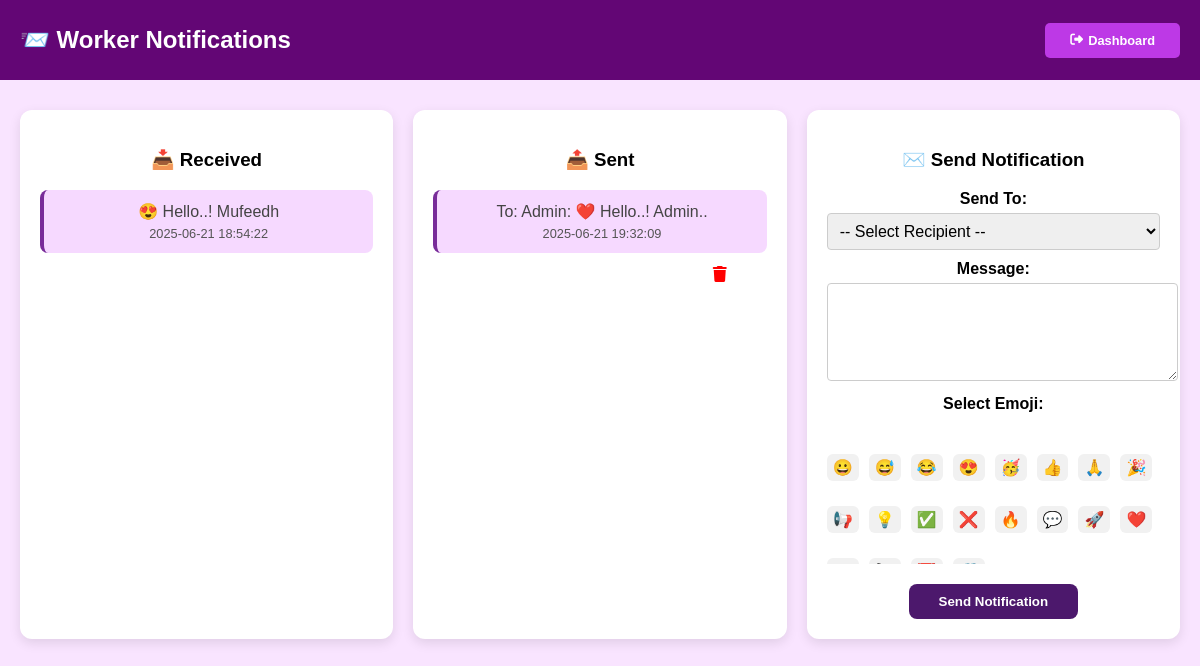
Page /WorkerNotification.php (signed in) on the committed database.
### tables this page shows
CREATE TABLE `notifications` (
  `id` int(11) NOT NULL,
  `sender_type` enum('admin','worker','customer') NOT NULL,
  `sender_id` int(11) NOT NULL,
  `recipient_type` enum('customer','worker','admin','all_customers','all_workers','all_admins') NOT NULL,
  `recipient_id` int(11) DEFAULT NULL,
  `message` text NOT NULL,
  `emoji` varchar(10) DEFAULT NULL,
  `sent_at` timestamp NOT NULL DEFAULT current_timestamp()
);

### WorkerNotification.php (the view, shortened to what this page needs)
<?php
$servername = "localhost";
$username = "root";
$password = "";
$dbname = "home_service_db";
$conn = new mysqli($servername, $username, $password, $dbname);
$worker_id = $_SESSION['worker_id'];
$notificationQuery = "SELECT * FROM notifications
    WHERE recipient_type IN ('all_workers', 'worker')
    AND (recipient_id = ? OR recipient_id IS NULL)
    ORDER BY sent_at DESC
    LIMIT 20";
$notificationStmt = $conn->prepare($notificationQuery);
$notificationStmt->bind_param("i", $worker_id);
$notificationStmt->execute();
$notificationResult = $notificationStmt->get_result();
$sentNotificationQuery = "SELECT * FROM notifications
    WHERE sender_type = 'worker'
    AND sender_id = ?
    ORDER BY sent_at DESC
    LIMIT 20";
$sentNotificationStmt = $conn->prepare($sentNotificationQuery);
$sentNotificationStmt->bind_param("i", $worker_id);
$sentNotificationStmt->execute();
$sentNotificationResult = $sentNotificationStmt->get_result();
?>
<!DOCTYPE html>
<html lang="en">
<head>
    <link rel="stylesheet" href="WorkerDashboard.css" />
    <link rel="stylesheet" href="https://cdnjs.cloudflare.com/ajax/libs/font-awesome/6.5.0/css/all.min.css" />
</head>
<body>
<header>
    <div class="logo">
        <h1>📨 Worker Notifications</h1>
    </div>
    <nav>
        <ul>
            <li><a href="WorkerDashboard1.php" class="logout-button"><i class="fas fa-sign-out-alt"></i> Dashboard</a></li>
        </ul>
    </nav>
</header>
<div class="main-container">
    <div class="notifications-grid">
        <section class="card animate">
            <h3>📥 Received</h3>
            <ul class="notifications-list">
                <?php if ($notificationResult->num_rows > 0): ?>
                    <?php while ($note = $notificationResult->fetch_assoc()): ?>
                        <li>
                            <?= htmlspecialchars($note['emoji']) ?> <?= htmlspecialchars($note['message']) ?>
                            <time><?= $note['sent_at'] ?></time>
                        </li>
                    <?php endwhile; ?>
                <?php else: ?>
                    <li>No received notifications found.</li>
                <?php endif; ?>
            </ul>
        </section>
        <section class="card animate delay-1">
            <h3>📤 Sent</h3>
            <ul class="notifications-list">
                <?php if ($sentNotificationResult->num_rows > 0): ?>
                    <?php while ($note = $sentNotificationResult->fetch_assoc()): ?>
                        <li>
                            To:
                            <?php
                            switch ($note['recipient_type']) {
                                case 'admin': echo "Admin"; break;
                            }
                            ?>:
                            <?= htmlspecialchars($note['emoji']) ?> <?= htmlspecialchars($note['message']) ?>
                            <time><?= $note['sent_at'] ?></time>
                            <form method="POST" onsubmit="return confirm('Delete this notification?');" style="display:inline;">
                                <button type="submit" title="Delete"><i class="fas fa-trash"></i></button>
                            </form>
                        </li>
                    <?php endwhile; ?>
                <?php else: ?>
                    <li>No sent notifications found.</li>
                <?php endif; ?>
            </ul>
        </section>
        <section class="card animate delay-2">
            <h3>✉️ Send Notification</h3>
            <form method="POST">
                <label for="recipient_type">Send To:</label>
                <select name="recipient_type" id="recipient_type" required>
                    <option value="">-- Select Recipient --</option>
                </select>
                <label for="message">Message:</label>
                <textarea name="message" id="message" required></textarea>
                <label>Select Emoji:</label><br>
                <div class="emoji-grid">
                    <?php
                    $emojis = ["😀", "😅", "😂", "😍", "🥳", "👍", "🙏", "🎉", "📢", "💡", "✅", "❌", "🔥", "💬", "🚀", "❤️", "🤝", "📞", "📆", "🛠️"];
                    foreach ($emojis as $emoji) {
                        echo "<label><input type='radio' name='emoji' value='$emoji' required> $emoji</label>";
                    }
                    ?>
                </div>
                <button type="submit" name="send_notification">Send Notification</button>
            </form>
        </section>
    </div>
</div>
</body>
</html>

### WorkerDashboard.css (style rules this page uses)
body { margin: 0; font-family: 'Poppins', sans-serif; background: #f9e4ff; }
header { display: flex; flex-wrap: wrap; justify-content: space-between; align-items: center; background: #630675; color: white; padding: 10px 20px; }
.logo { display: flex; align-items: center; }
.logo h1 { font-size: 1.5em; }
nav ul { display: flex; gap: 20px; list-style: none; margin: 0; padding: 0; }
nav ul li a { color: white; text-decoration: none; font-weight: bold; display: flex; align-items: center; gap: 5px; font-size: 0.8em; }
.card { background: white; border-radius: 10px; padding: 30px; text-align: center; box-shadow: 0 4px 12px rgba(0,0,0,0.1); transition: 0.3s; }
.logout-button { padding: 10px 25px; background: #bd39e6; color: white; border-radius: 5px; text-decoration: none; }

### WorkerNotification.php (style rules this page uses)
form label { display: block; margin: 10px 0 5px; font-weight: 600; }
form select, form textarea, form input[type="text"] { width: 100%; padding: 8px; font-size: 1rem; border: 1px solid #ccc; border-radius: 4px; resize: vertical; }
form textarea { min-height: 80px; }
form button { margin-top: 15px; padding: 10px 25px; background-color:rgb(113, 29, 155); border: none; border-radius: 5px; color: white; font-weight: 600; cursor: pointer; transition: background-color 0.3s ease; }
ul.notifications-list { list-style: none; padding: 0; }
ul.notifications-list li { background: #f7f9fc; padding: 12px 15px; border-radius: 6px; margin-bottom: 10px; border-left: 5px solid rgb(108, 21, 180); font-size: 1rem; color: #444; }
ul.notifications-list li time { display: block; font-size: 0.85rem; color: #666; margin-top: 4px; }
.main-container { max-width: 1200px; margin: auto; padding: 30px 20px; }
.notifications-grid { display: grid; grid-template-columns: repeat(auto-fit, minmax(320px, 1fr)); gap: 20px; }
.card { background: #fff; border-radius: 12px; padding: 20px; box-shadow: 0 4px 12px rgba(0,0,0,0.1); transition: transform 0.3s ease; }
ul.notifications-list li { background:rgb(246, 217, 255); border-left: 4px solid rgb(120, 44, 153); padding: 12px 15px; border-radius: 8px; margin-bottom: 10px; position: relative; }
ul.notifications-list li time { display: block; font-size: 0.8rem; color: #555; margin-top: 5px; }
ul.notifications-list li button { background: none; border: none; color: red; cursor: pointer; float: right; font-size: 1rem; }
.emoji-grid { display: flex; flex-wrap: wrap; gap: 10px; margin-top: 8px; max-height: 120px; overflow-y: auto; }
.emoji-grid label { cursor: pointer; padding: 4px 6px; border-radius: 6px; background: #f1f1f1; transition: background 0.2s ease; }
button[name="send_notification"] { margin-top: 20px; padding: 10px 30px; background-color:rgb(76, 24, 108); color: white; border: none; border-radius: 8px; font-weight: 600; cursor: pointer; transition: background 0.3s ease; }
.animate { opacity: 0; transform: translateY(30px); animation: fadeInUp 0.6s forwards; }
.delay-1 { animation-delay: 0.2s; }
.delay-2 { animation-delay: 0.4s; }

### rows in the picture
notifications: emoji "😍", message "Hello..! Mufeedh", sent_at "2025-06-21 18:54:22"
notifications: recipient_type "Admin", emoji "❤️", message "Hello..! Admin..", sent_at "2025-06-21 19:32:09"

### other values in the picture
$emoji "😀"
$emoji "😅"
$emoji "😂"
$emoji "😍"
$emoji "🥳"
$emoji "👍"
$emoji "🙏"
$emoji "🎉"
$emoji "📢"
$emoji "💡"
$emoji "✅"
$emoji "❌"
$emoji "🔥"
$emoji "💬"
$emoji "🚀"
